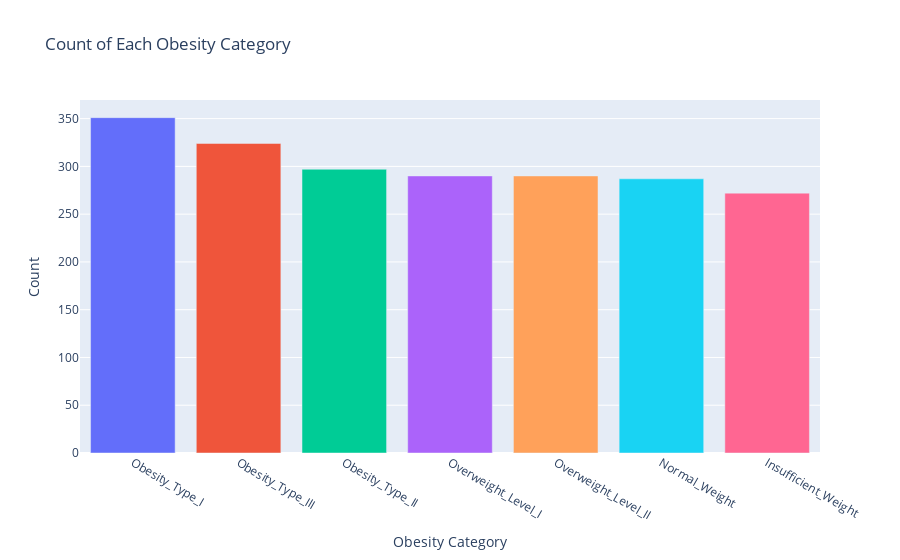

Here is the notebook cell this chart was saved with:
### Markdown cell above
Data has no missing values and each variable is the right data type for analysis. Let's explore the data!

### Code cell
import plotly.express as px

# count the number of each category in NObeyesdad to see if the distribution is balanced
category_counts = df['NObeyesdad'].value_counts().reset_index()
category_counts.columns = ['Obesity Category', 'Count']

# bar graph
fig = px.bar(
    data_frame=category_counts,
    x='Obesity Category',
    y='Count',
    labels={'Obesity Category': 'Obesity Category', 'Count': 'Count'},
    title='Count of Each Obesity Category',
    color='Obesity Category' 
)

fig.update_layout(showlegend=False)
fig.show()

### Figure 1 — Plotly figure (JSON) as saved in the notebook; plotly's stock layout.template omitted (floating-point values rounded to 4 significant figures)
{"data": [{"alignmentgroup": "True", "hovertemplate": "Obesity Category=%{x}<br>Count=%{y}<extra></extra>", "legendgroup": "Obesity_Type_I", "marker": {"color": "#636efa", "pattern": {"shape": ""}}, "name": "Obesity_Type_I", "offsetgroup": "Obesity_Type_I", "orientation": "v", "showlegend": true, "textposition": "auto", "type": "bar", "x": ["Obesity_Type_I"], "xaxis": "x", "y": [351], "yaxis": "y"}, {"alignmentgroup": "True", "hovertemplate": "Obesity Category=%{x}<br>Count=%{y}<extra></extra>", "legendgroup": "Obesity_Type_III", "marker": {"color": "#EF553B", "pattern": {"shape": ""}}, "name": "Obesity_Type_III", "offsetgroup": "Obesity_Type_III", "orientation": "v", "showlegend": true, "textposition": "auto", "type": "bar", "x": ["Obesity_Type_III"], "xaxis": "x", "y": [324], "yaxis": "y"}, {"alignmentgroup": "True", "hovertemplate": "Obesity Category=%{x}<br>Count=%{y}<extra></extra>", "legendgroup": "Obesity_Type_II", "marker": {"color": "#00cc96", "pattern": {"shape": ""}}, "name": "Obesity_Type_II", "offsetgroup": "Obesity_Type_II", "orientation": "v", "showlegend": true, "textposition": "auto", "type": "bar", "x": ["Obesity_Type_II"], "xaxis": "x", "y": [297], "yaxis": "y"}, {"alignmentgroup": "True", "hovertemplate": "Obesity Category=%{x}<br>Count=%{y}<extra></extra>", "legendgroup": "Overweight_Level_I", "marker": {"color": "#ab63fa", "pattern": {"shape": ""}}, "name": "Overweight_Level_I", "offsetgroup": "Overweight_Level_I", "orientation": "v", "showlegend": true, "textposition": "auto", "type": "bar", "x": ["Overweight_Level_I"], "xaxis": "x", "y": [290], "yaxis": "y"}, {"alignmentgroup": "True", "hovertemplate": "Obesity Category=%{x}<br>Count=%{y}<extra></extra>", "legendgroup": "Overweight_Level_II", "marker": {"color": "#FFA15A", "pattern": {"shape": ""}}, "name": "Overweight_Level_II", "offsetgroup": "Overweight_Level_II", "orientation": "v", "showlegend": true, "textposition": "auto", "type": "bar", "x": ["Overweight_Level_II"], "xaxis": "x", "y": [290], "yaxis": "y"}, {"alignmentgroup": "True", "hovertemplate": "Obesity Category=%{x}<br>Count=%{y}<extra></extra>", "legendgroup": "Normal_Weight", "marker": {"color": "#19d3f3", "pattern": {"shape": ""}}, "name": "Normal_Weight", "offsetgroup": "Normal_Weight", "orientation": "v", "showlegend": true, "textposition": "auto", "type": "bar", "x": ["Normal_Weight"], "xaxis": "x", "y": [287], "yaxis": "y"}, {"alignmentgroup": "True", "hovertemplate": "Obesity Category=%{x}<br>Count=%{y}<extra></extra>", "legendgroup": "Insufficient_Weight", "marker": {"color": "#FF6692", "pattern": {"shape": ""}}, "name": "Insufficient_Weight", "offsetgroup": "Insufficient_Weight", "orientation": "v", "showlegend": true, "textposition": "auto", "type": "bar", "x": ["Insufficient_Weight"], "xaxis": "x", "y": [272], "yaxis": "y"}], "layout": {"barmode": "relative", "legend": {"title": {"text": "Obesity Category"}, "tracegroupgap": 0}, "showlegend": false, "title": {"text": "Count of Each Obesity Category"}, "xaxis": {"anchor": "y", "categoryarray": ["Obesity_Type_I", "Obesity_Type_III", "Obesity_Type_II", "Overweight_Level_I", "Overweight_Level_II", "Normal_Weight", "Insufficient_Weight"], "categoryorder": "array", "domain": [0, 1], "title": {"text": "Obesity Category"}}, "yaxis": {"anchor": "x", "domain": [0, 1], "title": {"text": "Count"}}}}
